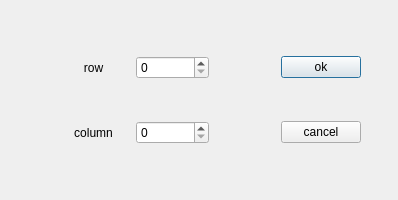
<?xml version="1.0" encoding="UTF-8"?>
<ui version="4.0">
 <class>size</class>
 <widget class="QDialog" name="size">
  <property name="geometry">
   <rect>
    <x>0</x>
    <y>0</y>
    <width>398</width>
    <height>200</height>
   </rect>
  </property>
  <property name="minimumSize">
   <size>
    <width>300</width>
    <height>200</height>
   </size>
  </property>
  <property name="windowTitle">
   <string>Dialog</string>
  </property>
  <layout class="QHBoxLayout" name="horizontalLayout" stretch="2,1">
   <item>
    <widget class="QWidget" name="widget" native="true">
     <layout class="QGridLayout" name="gridLayout" rowstretch="0,0,0" columnstretch="1,2,2,1">
      <item row="2" column="1">
       <widget class="QLabel" name="labelColumn">
        <property name="text">
         <string>column</string>
        </property>
        <property name="alignment">
         <set>Qt::AlignCenter</set>
        </property>
       </widget>
      </item>
      <item row="0" column="0">
       <spacer name="horizontalSpacer_2">
        <property name="orientation">
         <enum>Qt::Horizontal</enum>
        </property>
        <property name="sizeHint" stdset="0">
         <size>
          <width>40</width>
          <height>20</height>
         </size>
        </property>
       </spacer>
      </item>
      <item row="0" column="3">
       <spacer name="horizontalSpacer">
        <property name="orientation">
         <enum>Qt::Horizontal</enum>
        </property>
        <property name="sizeHint" stdset="0">
         <size>
          <width>40</width>
          <height>20</height>
         </size>
        </property>
       </spacer>
      </item>
      <item row="0" column="2">
       <widget class="QSpinBox" name="spinBoxRow"/>
      </item>
      <item row="2" column="2">
       <widget class="QSpinBox" name="spinBoxColumn"/>
      </item>
      <item row="0" column="1">
       <widget class="QLabel" name="labelRow">
        <property name="text">
         <string>row</string>
        </property>
        <property name="alignment">
         <set>Qt::AlignCenter</set>
        </property>
       </widget>
      </item>
     </layout>
    </widget>
   </item>
   <item>
    <widget class="QWidget" name="widget_2" native="true">
     <layout class="QVBoxLayout" name="verticalLayout">
      <property name="leftMargin">
       <number>20</number>
      </property>
      <property name="topMargin">
       <number>8</number>
      </property>
      <property name="rightMargin">
       <number>26</number>
      </property>
      <item>
       <widget class="QPushButton" name="btnOk">
        <property name="text">
         <string>ok</string>
        </property>
       </widget>
      </item>
      <item>
       <widget class="QPushButton" name="btnCancel">
        <property name="text">
         <string>cancel</string>
        </property>
       </widget>
      </item>
     </layout>
    </widget>
   </item>
  </layout>
 </widget>
 <resources/>
 <connections>
  <connection>
   <sender>btnOk</sender>
   <signal>clicked()</signal>
   <receiver>size</receiver>
   <slot>accept()</slot>
   <hints>
    <hint type="sourcelabel">
     <x>329</x>
     <y>57</y>
    </hint>
    <hint type="destinationlabel">
     <x>199</x>
     <y>149</y>
    </hint>
   </hints>
  </connection>
  <connection>
   <sender>btnCancel</sender>
   <signal>clicked()</signal>
   <receiver>size</receiver>
   <slot>reject()</slot>
   <hints>
    <hint type="sourcelabel">
     <x>314</x>
     <y>122</y>
    </hint>
    <hint type="destinationlabel">
     <x>199</x>
     <y>149</y>
    </hint>
   </hints>
  </connection>
 </connections>
</ui>
